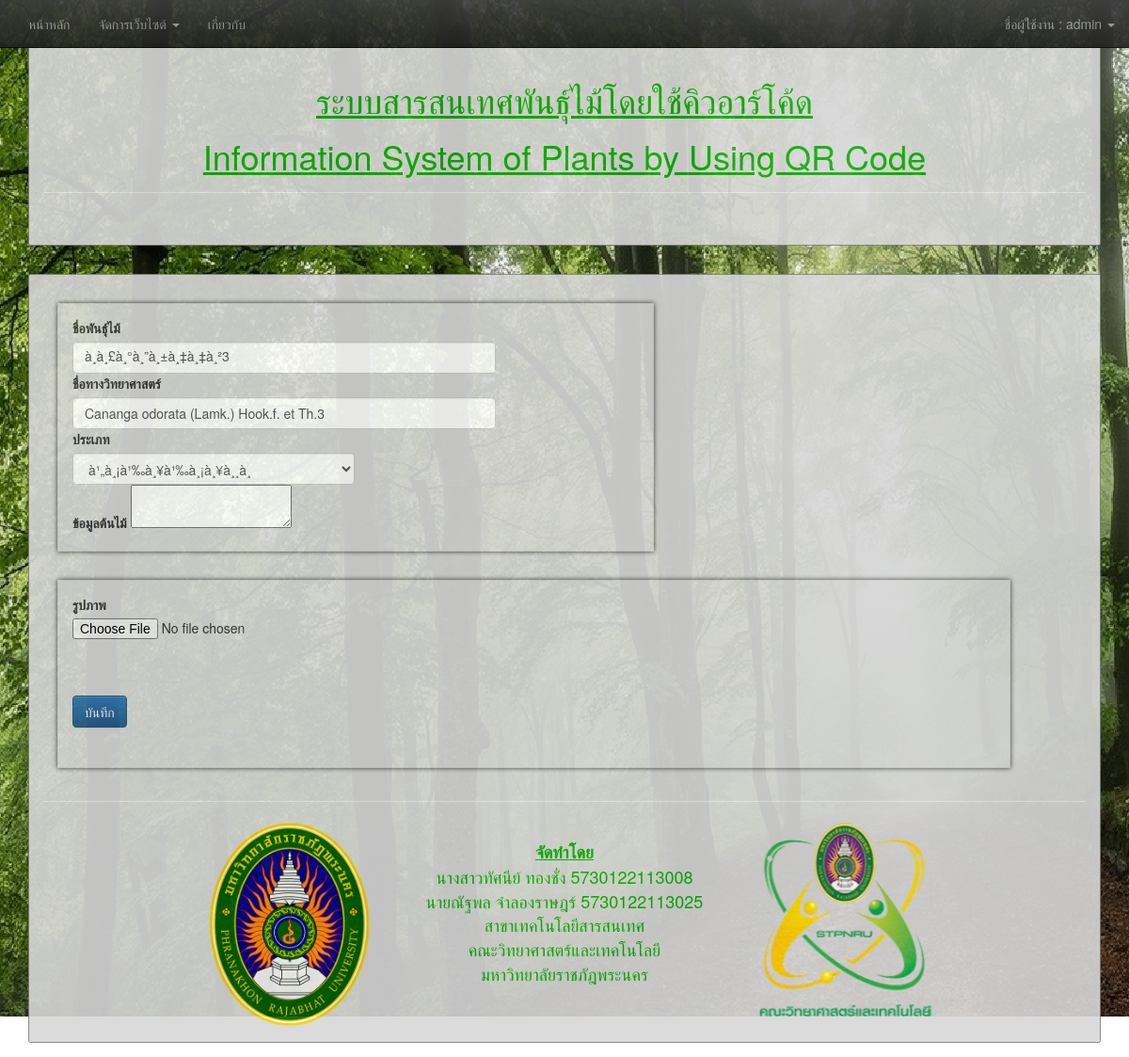
/edit-tree.php?ID=15 (signed in), run on the app's committed database.
### tables this page shows
CREATE TABLE `tree` (
  `Tree_ID` int(5) NOT NULL COMMENT 'ไอดี',
  `TreeName` varchar(100) NOT NULL COMMENT 'ชื่อ',
  `TreeNameEng` varchar(100) DEFAULT NULL,
  `SciName` varchar(100) NOT NULL COMMENT 'ชื่อวิทย์',
  `Pic` varchar(100) DEFAULT NULL,
  `Type` int(5) NOT NULL,
  `Tree_Detail` text NOT NULL,
  `CreateBy` varchar(100) DEFAULT NULL,
  `CreateDate` date DEFAULT NULL,
  `EditBy` varchar(100) DEFAULT NULL,
  `EditDate` date DEFAULT NULL
);

CREATE TABLE `type` (
  `Type_ID` int(10) NOT NULL,
  `Type_Name` varchar(100) NOT NULL,
  `CreateBy` varchar(100) NOT NULL,
  `CreateDate` datetime NOT NULL,
  `EditBy` varchar(100) NOT NULL,
  `EditDate` datetime NOT NULL
);

### edit-tree.php (the view, shortened to what this page needs)
<?php
include'include/master.php';
include'include/condb.php';
?>
<!doctype html>
<html lang="en">
  <head>
<link href="css/bootstrap.min.css" rel="stylesheet">
<link rel="stylesheet" href="https://maxcdn.bootstrapcdn.com/bootstrap/3.3.7/css/bootstrap.min.css">
<link rel="stylesheet" href="https://maxcdn.bootstrapcdn.com/bootstrap/3.3.7/css/bootstrap-theme.min.css">
<?php
   $strID = null;
   if(isset($_GET["ID"]))
   {
     $strID = $_GET["ID"];
   }
 $sql = "SELECT Tree.*, Type.Type_Name FROM Tree
  INNER JOIN Type ON Tree.Type = Type.Type_ID
 WHERE Tree_ID = '".$strID."' ";
 $query = mysqli_query($conn, $sql);
 $result=mysqli_fetch_array($query,MYSQLI_ASSOC);
?>
  </head>
	<body>
    <div class="container">
<div class="transbox" style="background: #d8d8d8;">
<div class="visible-lg">
<?php head(); ?>  <br>
</div><?php nav(); ?>
</div>
        <content>
            <div class="transbox" style="background: #d8d8d8;">
                <form  action="editrecord/edittree.php" method="post" name="mainfrm">
                <div class="row">
                    <div class="col-lg-7">
                        <div class="box all">
                            <label for="exampleInputEmail1">ชื่อพันธุ์ไม้</label>
                            <input type="text" class="form-control" name="txtName" value="<?php echo $result['TreeName'];?>" style="width:450px;">
                            <label for="exampleInputPassword1">ชื่อทางวิทยาศาสตร์</label>
                            <input type="text" class="form-control" name="txtSciName" value="<?php echo $result['SciName'];?>" style="width:450px;">
                            <label for="exampleInputPassword1">ประเภท </label>
                            <select name="txtType" class="form-control" style="width:300px;">
                                 <option value="<?= $result['Type']; ?>"><?php echo $result['Type_Name']; ?></option>
                               </select>
                            <label for="exampleInputPassword1">ข้อมูลต้นไม้</label>
                            <textarea name="detail" id="detail" ><?php echo $result["Tree_Detail"]; ?></textarea>
                        </div>
                    </div>
                </div>
                <div class="row">
                    <div class="col-lg-11">
                        <div class="box all" style="height: 200px !important;">
                            <label for="exampleInputFile">รูปภาพ</label>
                            <input type="file" name="fileUpload"><br><br><br>
                            <button type="submit" class="btn btn-primary">บันทึก</button>
                        </div>
                    </div>
                </div>
                </form>
        </content>
        <hr>
            </div>
  </body>
</html>

### edit-tree.php (style rules this page uses)
body { background-image: url('images/BG1.jpg'); background-repeat: no-repeat; background-attachment: fixed; }
div.transbox { margin-top: 30px; margin-bottom: 15px; padding: 15px; background-color:#00ad00; border-radius: 0.25rem !important; border:1px solid gray; filter:alpha(opacity=90); opacity:0.9; }
.box { height: 95%; width: 100%; margin: 15px; padding: 15px; border: 1px solid #ccc; }
.all { box-shadow: 0 0 5px #333; }

### data on the page
tree: txtName "à¸à¸£à¸°à¸”à¸±à¸‡à¸‡à¸²3", txtSciName "Cananga odorata (Lamk.) Hook.f. et Th.3", txtType "à¹„à¸¡à¹‰à¸¥à¹‰à¸¡à¸¥à¸¸à¸"

### other printed values
$_SESSION["User_Name"] "admin"
